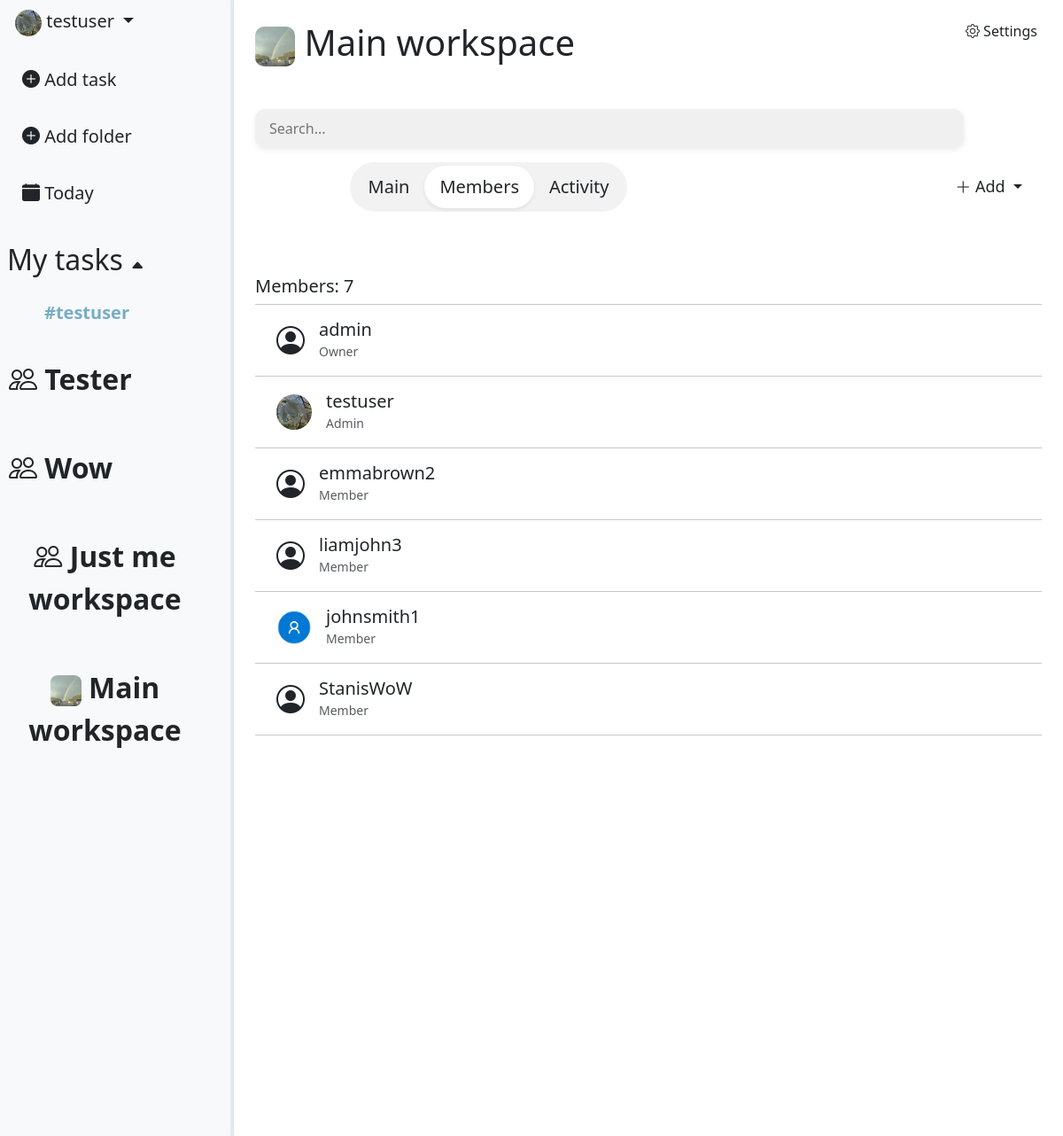
The page /workspace/20/?tab=members (signed in) on the database its author committed.
### task_app/models.py (models this page shows, shortened)
class Profile(models.Model):
    user = models.OneToOneField(User, on_delete=models.CASCADE, related_name='profile')
    avatar = models.ImageField(upload_to='avatars/', null=True, blank=True)

class Folder(models.Model):
    COLOR_VARIATION = [
        ("#77acc7", "🔵Air blue"),
        ("#9966cc", "🟣Amethust"),
        ("#008000", "🟢Apple Green"),
        ("#ff033e", "🔴Red rose"),
        ("#ffe135", "🟡Banana yellow"),
        ("#ff6500", "🟠Sunset"),
        ("#000000", "⚫Black"),
    ]
    color = models.CharField(max_length=30, choices=COLOR_VARIATION, default="#77acc7")
    name = models.CharField(max_length=16)
    box = models.ForeignKey(Box, null=True, blank=True, on_delete=models.CASCADE, default=None, related_name='folders')
    created_at = models.DateTimeField(auto_now_add=True)
    creator = models.ForeignKey(User, on_delete=models.CASCADE)
    workspace = models.ForeignKey(Workspace, on_delete=models.CASCADE, null=True, blank=True, default=None)

class Workspace(models.Model):
    INVITE_PERMISSION = [
        ("owner_only", "Only owner"),
        ("owner_admin", "Owner & Admin"),
                ]
    WORKSPACE_SPACE = [
        ("one", "Just me"),
        ("two_five", "Group (2-5)"),
        ("six_fifteen", "Team (6-15)"),
    ]
    SPACE_LIMITS = {
        "one": 1,
        "two_five": 5,
        "six_fifteen": 15,
    }
    name = models.CharField(max_length=64)
    invite_role = models.CharField(max_length=16,
                                choices=INVITE_PERMISSION,
                                default='owner_admin')
    workspace_space = models.CharField(max_length=16, choices=WORKSPACE_SPACE, default='one')
    icon = models.ImageField(null=True, blank=True)
    created_at = models.DateTimeField(auto_now_add=True)
    owner = models.ForeignKey(User,
                            on_delete=models.CASCADE,
                            related_name='workspace_creator')

class WorkspaceMember(models.Model):
    MEMBER_PERMISSION = [
        ("owner", "Owner"),
        ("admin", "Admin"),
        ("member", "Member"),
                ]
    workspace = models.ForeignKey(Workspace,
                                on_delete=models.CASCADE,
                                related_name="members")
    member = models.ForeignKey(User,
                                on_delete=models.CASCADE,
                                related_name='workspace_member')
    role = models.CharField(max_length=16, choices=MEMBER_PERMISSION, default='member')
    joined_at = models.DateTimeField(auto_now_add=True)
    is_active = models.BooleanField(
        default=True
    )
    class Meta:
        unique_together = ('workspace', 'member')

### workspace_app/views.py (the view, shortened to what this page needs)
# urls.py: path('workspace/<int:pk>/', views.WorkspaceDetailView.as_view(), name="workspace_detail"),
class WorkspaceDetailView(LoginRequiredMixin, DetailView):
    model = Workspace
    context_object_name = "workspace"
    template_name = "workspace/workspace_detail.html"
    def get_queryset(self):
        return Workspace.objects.filter(
            members__member=self.request.user,
            members__is_active=True
        )
    def get_context_data(self, **kwargs):
        context = super().get_context_data(**kwargs)
        context['tab'] = self.request.GET.get('tab', 'main')
        context['boxes'] = Box.objects.filter(
            workspace=self.object
        ).prefetch_related('folders')
        context['members'] = WorkspaceMember.objects.filter(
            workspace=self.object,
            is_active=True
        ).select_related('member', 'member__profile').annotate(
            role_order=Case(
                When(role='owner', then=0),
                When(role='admin', then=1),
                When(role='member', then=2),
                default=3,
                output_field=IntegerField()
            )
        ).order_by('role_order')
        context['owner_candidates'] = WorkspaceMember.objects.filter(
            workspace=self.object,
            is_active=True,
        ).exclude(role='owner').select_related('member', 'member__profile')
        context['folders'] = Folder.objects.filter(
            creator=self.request.user,
            box__isnull=True
        )
        context['workspaces'] = Workspace.objects.filter(
            members__member=self.request.user,
            members__is_active=True
        )
        context['user_role'] = WorkspaceMember.objects.get(
            workspace=self.object,
            member=self.request.user
        ).role
        context["box_form"] = BoxForm()
        context["folders_count"] = Folder.objects.filter(workspace=self.object).count()
        context['task_form'] = TaskForm()
        context['folder_form'] = FolderForm()
        boxes_data = []
        for box in context['boxes']:
            boxes_data.append({
                'id': box.pk,
                'name': box.name,
                'folders': [
                    {'id': f.pk, 'name': f.name}
                    for f in box.folders.all()
                ]
            })
        context['boxes_json'] = json.dumps(boxes_data)
        if context['tab'] == 'logs':
                if context['user_role'] != 'owner':
                    raise Http404
        return context

### templates/workspace/workspace_detail.html (shortened to what this page needs)
{% extends 'base.html' %}
{% load static %}
{% load custom_tags %}
{% block content %}
    <div class="d-flex">
        {% include 'includes/leftbar.html' %}
        <div class="p-4" style="flex: 1 1 0; min-width: 0; position: relative;">
            {% if user_role == 'owner' or user_role == 'admin' %}
                <div style="position: absolute; top: 16px; right: 16px;">
                    <a class="btn" data-bs-toggle="modal" data-bs-target="#WorkspaceSettingsModal">
                        <i class="bi bi-gear"></i> Settings
                    </a>
                </div>
            {% elif user_role == 'member' %}
                <div style="position: absolute; top: 16px; right: 16px;">
                    <a class="btn" data-bs-toggle="modal" data-bs-target="#LeaveWorkspaceModal">
                        <i class="bi bi-box-arrow-left"></i> Leave
                    </a>
                </div>
            {% endif %}
            <h1>
                {% if workspace.icon %}
                    <img src="{{ workspace.icon.url }}"
                        style="width: 45px; height: 45px; border-radius: 10px; object-fit: cover; vertical-align: middle;">
                {% else %}
                    <i class="bi bi-people"></i>
                {% endif %}
                {{ workspace.name }}
            </h1>
            <br>
            <div class="mb-3 mt-3" style="max-width: 800px; {% if tab == 'activity' %}visibility: hidden;{% endif %}">
                <input type="text" class="custom-search" id="workspace-search" placeholder="Search...">
            </div>
            <div class="d-flex align-items-center" style="margin-left: 12%;">
                <div class="d-inline-flex p-1 rounded-pill"
                    style="background: rgba(0, 0, 0, 0.05); {% if user_role == 'member' %}width: fit-content{% endif %}">
                    <a href="?tab=main"
                        class="btn btn-lg rounded-pill px-3 {% if tab == 'main' %}bg-white shadow-sm{% endif %}">
                        Main
                    </a>
                    {% if user_role == 'owner' or user_role == 'admin' %}
                    <a href="?tab=members"
                        class="btn btn-lg rounded-pill px-3 {% if tab == 'members' %}bg-white shadow-sm{% endif %}">
                        Members
                    </a>
                    {% endif %}
                    <a href="?tab=activity"
                        class="btn btn-lg rounded-pill px-3 {% if tab == 'activity' %}bg-white shadow-sm{% endif %}">
                        Activity
                    </a>
                </div>
                <div class="ms-auto">
                    {% if user_role == 'owner' or user_role == 'admin' %}
                        <div class="dropdown">
                            <button class="btn btn-sm dropdown-toggle custom_priorety_select_menu_lg"
                                type="button" data-bs-toggle="dropdown">
                                <i class="bi bi-plus-lg"></i> Add
                            </button>
                        </div>
                    {% elif user_role == 'member' %}
                        <button class="btn" data-bs-toggle="modal" data-bs-target="#AddBoxModal">
                            <i class="bi bi-plus-lg"></i> Add box
                        </button>
                    {% endif %}
                </div>
            </div>
            <br><br>
            {% if tab == 'main' %}
                {% include 'workspace/main_tab.html' %}
            {% elif tab == 'members' and user_role in 'owner admin' %}
                {% include 'workspace/members_tab.html' %}
            {% elif tab == 'logs' and user_role == 'owner' %}
                {% include 'workspace/logs_tab.html' %}
            {% elif tab == 'activity' %}
                {% include 'workspace/activity_tab.html' %}
            {% endif %}
        </div>
    </div>
{% endblock %}

### templates/includes/leftbar.html (shortened to what this page needs)
<div id="leftbar" class="bg-light border-end d-flex flex-column" style="width: 22%; height: 100vh; position: relative; overflow: hidden;">
    <div class="flex-shrink-0">
        <div class="dropdown-center mb-3">
            <button class="btn btn-lg dropdown-toggle" type="button" data-bs-toggle="dropdown" aria-expanded="false">
                {% if user.profile and user.profile.avatar %}
                    <img src="{{ user.profile.avatar.url }}"
                        style="width: 30px; height: 30px; border-radius: 50%; object-fit: cover; vertical-align: middle;">
                {% else %}
                    <i class="bi bi-person-circle"></i>
                {% endif %}
                {{ user.username }}
            </button>
        </div>
        <div class="d-flex flex-column align-items-start gap-3 ps-2">
            <a class="btn btn-lg"
                data-bs-toggle="modal"
                data-bs-target="#TaskModal"
                data-workspace-id="{{ workspace.pk }}">
                <i class="bi bi-plus-circle-fill"></i> Add task
            </a>
            <a class="btn btn-lg"
                data-bs-toggle="modal"
                data-bs-target="#FolderModal"
                data-workspace-id="{{ workspace.pk }}">
                <i class="bi bi-plus-circle-fill"></i> Add folder
            </a>
            <a class="btn btn-lg" href="{% url 'tasks:task_list' %}">
                <i class="bi bi-calendar-fill"></i> Today
            </a>
        </div>
    </div>
    <br>
    {% if workspace and current_folder %}
        <div class="ps-2 mt-2">
            <a href="{% url 'workspace:workspace_detail' workspace.pk %}"
                class="btn btn-lg ps-2 fw-bold" style="font-size: 1.6rem;">
                <i class="bi bi-people"></i> {{ workspace.name }}
            </a>
        </div>
        <div style="flex: 1 1 0; min-height: 0; overflow-y: auto; overflow-x: hidden; margin-right: 10px;">
            {% for box in workspace_boxes %}
                <div class="folder-row d-flex align-items-center justify-content-between p-2 rounded"
                    style="cursor: pointer; user-select: none;"
                    onclick="toggleBox({{ box.pk }})">
                    <span class="btn btn-lg fw-bold ps-2" style="font-size: 1.5rem;">
                        <i id="box-arrow-{{ box.pk }}" class="bi bi-caret-up-fill" style="font-size: 14px;"></i>
                        {{ box.name }}
                    </span>
                </div>
                <div id="box-folder-{{ box.pk }}" class="ps-4" style="overflow: hidden; transition: 0.3s;">
                    {% for folder in box.folders.all %}
                        <div class="folder-row d-flex align-items-center p-2 rounded">
                            <a href="{% url 'workspace:folder-detail' pk=workspace.pk folder_id=folder.pk %}"
                                class="btn btn-lg"
                                style="color: {{ folder.color }}; font-weight: bold; font-size: 1.4rem;">
                                #{{ folder.name }}
                            </a>
                        </div>
                    {% endfor %}
                </div>
            {% endfor %}
        </div>
    {% else %}
        <div class="ps-2 mt-2">
            <h2 id="folders-toggle" style="cursor: pointer; user-select: none;">
                My tasks <span id="folders-arrow" class="bi bi-caret-up-fill" style="font-size: 16px;"></span>
            </h2>
        </div>
        <div id="folder_list" style="max-height: 300px; overflow-y: auto; overflow-x: hidden; margin-right: 10px;">
            <div class="d-flex flex-column align-items-start gap-3 ps-4">
                {% for folder in folders %}
                    <div class="folder-row d-flex align-items-center justify-content-between p-2 rounded">
                        <a
                        href="{% url 'tasks:folder-tasks' folder.pk %}"
                        class="btn btn-lg"
                        style="color: {{ folder.color }}; font-weight: bold;"
                        >
                        #{{ folder.name }}
                        </a>
                    </div>
                {% endfor %}
            </div>
        </div>
        <div id="workspace_list" style="flex: 1 1 0; min-height: 0; overflow-y: auto; overflow-x: hidden; margin-right: 10px;">
            <div class="d-flex flex-column align-items-start gap-3 ps-0">
                {% for workspace in workspaces %}
                    <div class="folder-row d-flex align-items-center justify-content-between p-2 rounded">
                        <a href="{% url 'workspace:workspace_detail' workspace.pk %}"
                        class="btn btn-lg ps-0"
                        style="font-size: 32px; font-weight: 600;">
                            {% if workspace.icon %}
                                <img src="{{ workspace.icon.url }}"
                                    style="width: 35px; height: 35px; border-radius: 8px; object-fit: cover; vertical-align: middle;">
                            {% else %}
                                <i class="bi bi-people"></i>
                            {% endif %}
                            {{ workspace.name }}
                        </a>
                    </div>
                {% endfor %}
            </div>
        </div>
    {% endif %}
    <div id="leftbar-resizer"
        style="position: absolute;
            top: 0;right: 0; width: 3.5px; height: 100%;cursor: col-resize;
            z-index: 100;">
    </div>
</div>

### templates/workspace/members_tab.html (shortened to what this page needs)
<br>
<div class="d-flex align-items-center">
    <h5>Members: {{ members.count }}</h5>
</div>
<hr class="m-0">
<div id="members-container" style="max-height: 500px; overflow-y: auto; overflow-x: hidden; padding-bottom: 140px;">
    {% for member in members %}
        <div class="d-flex align-items-center p-3"
            data-member-entry
            data-search-text="{{ member.member.username }} {{ member.role }}"
            style="position: relative; {% if user_role == 'owner' or user_role == 'admin' %}cursor: pointer;{% endif %}"
            {% if user_role == 'owner' or user_role == 'admin' %}
                data-member-pk="{{ member.pk }}"
                data-member-username="{{ member.member.username }}"
                data-member-email="{{ member.member.email }}"
                data-member-role="{{ member.role }}"
                data-member-joined="{{ member.joined_at|date:'d M Y' }}"
            {% endif %}>
            {% if member.member.profile.avatar %}
                <img src="{{ member.member.profile.avatar.url }}"
                    style="width: 40px; height: 40px; border-radius: 50%; object-fit: cover; margin-left: 8px;">
            {% else %}
                <i class="bi bi-person-circle ms-2" style="font-size: 2rem;"></i>
            {% endif %}
            <div class="ms-3">
                <h5 class="mb-0">{{ member.member.username }}</h5>
                <small class="text-muted">
                    {% if member.role == 'owner' %} Owner
                    {% elif member.role == 'admin' %} Admin
                    {% else %} Member
                    {% endif %}
                </small>
            </div>
        </div>
        <hr class="m-0">
    {% empty %}
        <p class="text-muted text-center mt-4">No members yet</p>
    {% endfor %}
</div>

### rows shown on the page
Folder: name "testuser"
Workspace: name "Tester"
Workspace: name "Wow"
Workspace: name "Just me workspace"
Workspace: icon (picture), name "Main workspace"
WorkspaceMember: member.username "admin", role "Owner"
WorkspaceMember: member.profile.avatar (picture), member.username "testuser", role "Admin"
WorkspaceMember: member.username "emmabrown2", role "Member"
WorkspaceMember: member.username "liamjohn3", role "Member"
WorkspaceMember: member.profile.avatar (picture), member.username "johnsmith1", role "Member"
WorkspaceMember: member.username "StanisWoW", role "Member"

### other values the page prints
{{ user.username }} "testuser"
{{ members.count }} "7"
